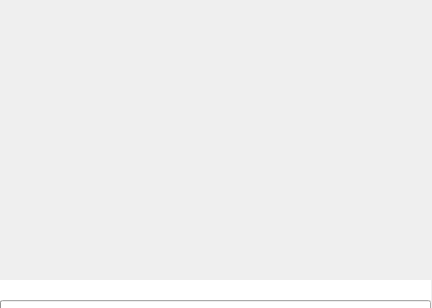
<?xml version="1.0" encoding="UTF-8"?>
<ui version="4.0">
 <class>Splash</class>
 <widget class="QMainWindow" name="Splash">
  <property name="geometry">
   <rect>
    <x>0</x>
    <y>0</y>
    <width>432</width>
    <height>308</height>
   </rect>
  </property>
  <property name="maximumSize">
   <size>
    <width>627</width>
    <height>430</height>
   </size>
  </property>
  <property name="windowIcon">
   <iconset resource="images.qrc">
    <normaloff>:/Images/Icon.png</normaloff>:/Images/Icon.png</iconset>
  </property>
  <widget class="QWidget" name="centralwidget">
   <widget class="QProgressBar" name="progBar">
    <property name="geometry">
     <rect>
      <x>0</x>
      <y>300</y>
      <width>431</width>
      <height>20</height>
     </rect>
    </property>
    <property name="styleSheet">
     <string notr="true"/>
    </property>
    <property name="value">
     <number>0</number>
    </property>
    <property name="textVisible">
     <bool>false</bool>
    </property>
    <property name="orientation">
     <enum>Qt::Horizontal</enum>
    </property>
    <property name="invertedAppearance">
     <bool>false</bool>
    </property>
    <property name="textDirection">
     <enum>QProgressBar::TopToBottom</enum>
    </property>
   </widget>
   <widget class="QLabel" name="logTxt">
    <property name="geometry">
     <rect>
      <x>0</x>
      <y>280</y>
      <width>431</width>
      <height>20</height>
     </rect>
    </property>
    <property name="font">
     <font>
      <pointsize>10</pointsize>
      <weight>50</weight>
      <bold>false</bold>
     </font>
    </property>
    <property name="styleSheet">
     <string notr="true">color: rgb(255, 0, 0);
background-color: rgb(255, 255, 255);</string>
    </property>
    <property name="text">
     <string/>
    </property>
   </widget>
   <widget class="QLabel" name="label">
    <property name="geometry">
     <rect>
      <x>0</x>
      <y>0</y>
      <width>431</width>
      <height>281</height>
     </rect>
    </property>
    <property name="text">
     <string/>
    </property>
    <property name="pixmap">
     <pixmap resource="images.qrc">:/Images/Splash.jpg</pixmap>
    </property>
    <property name="scaledContents">
     <bool>true</bool>
    </property>
   </widget>
   <zorder>progBar</zorder>
   <zorder>label</zorder>
   <zorder>logTxt</zorder>
  </widget>
 </widget>
 <resources>
  <include location="images.qrc"/>
 </resources>
 <connections/>
</ui>
